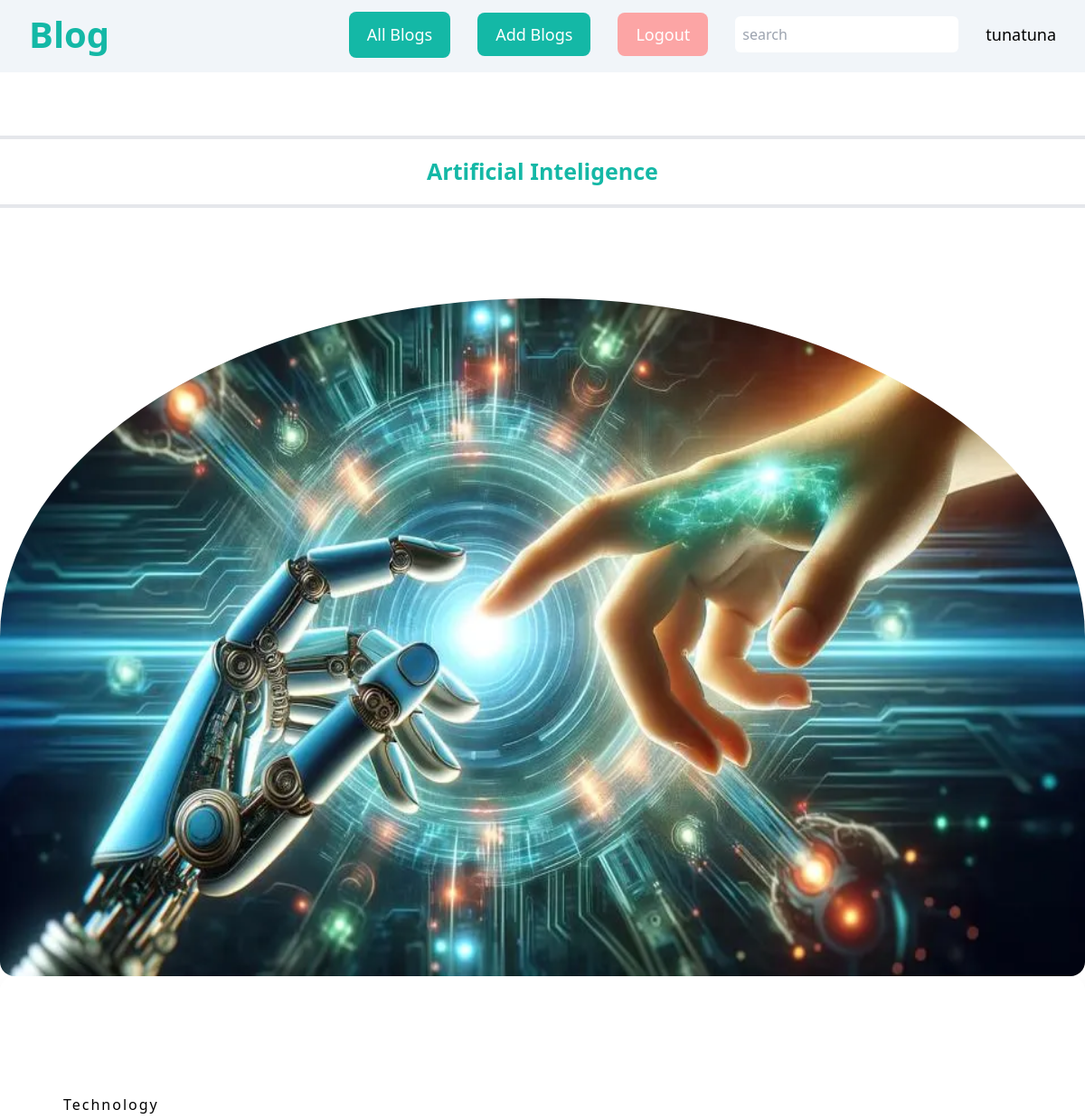
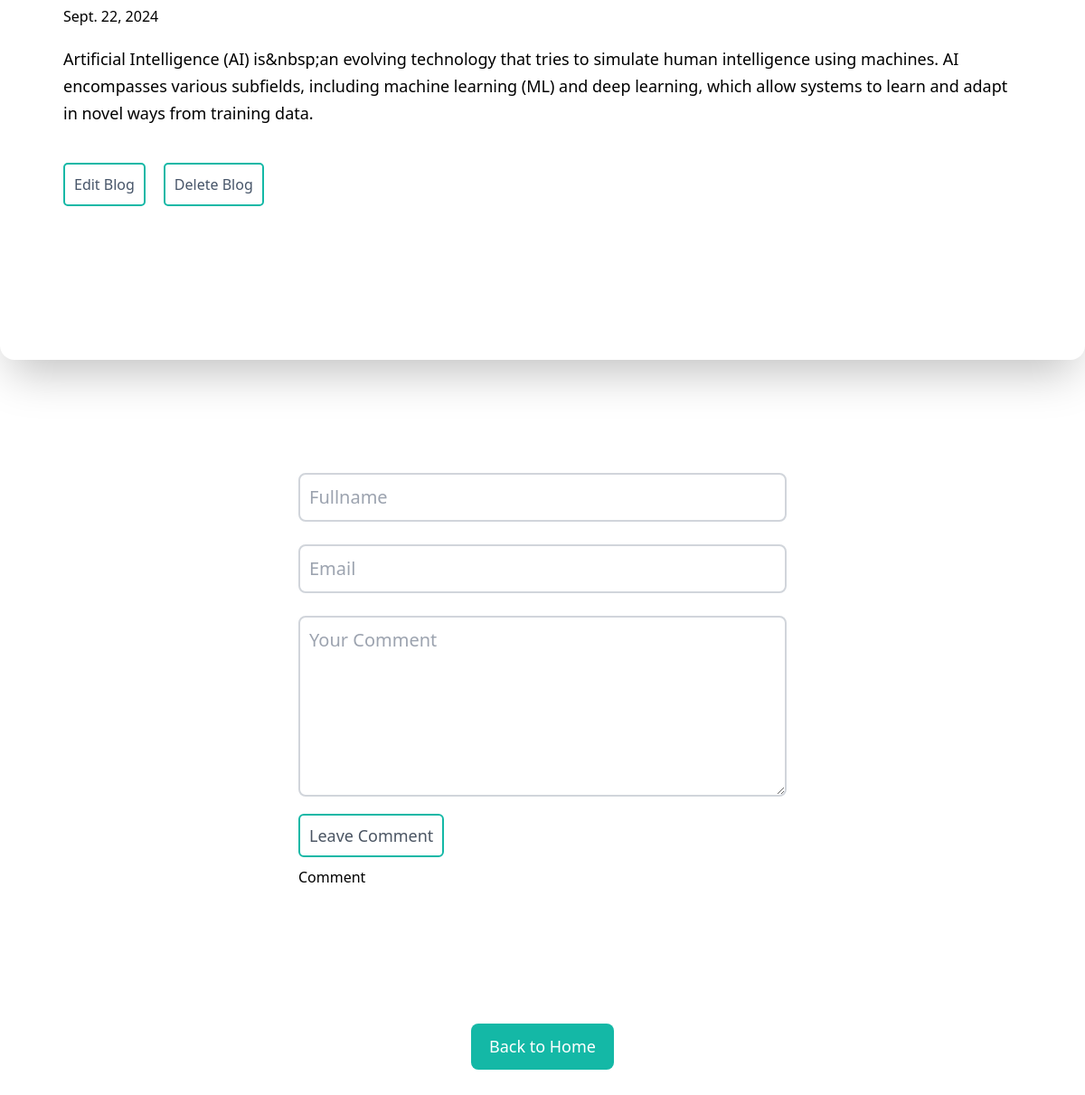
/singleblog/1 (signed in), run on the app's committed database (2 pictures, top to bottom).
### bloggingapi/models.py (models this page shows, shortened)
class Blogging(models.Model):
    title=models.CharField(max_length=200)
    content=models.TextField(default=True,null=True)
    image=models.FileField(upload_to='static/uploads')
    created_at=models.DateField(auto_now_add=True)
    category=models.ForeignKey(Category,on_delete=models.CASCADE,null=True)

class Category(models.Model):
    category_title=models.CharField(max_length=100,unique=True)
    created_at=models.DateTimeField(auto_now_add=True)

### bloggingapi/views.py (the view)
# urls.py: path('singleblog/<int:single_id>',single_blog),
def single_blog(request,single_id):
    single_blog=Blogging.objects.filter(id=single_id)
    context={
        'single_blog':single_blog,
    }
    return render(request,'bloggingapi/single-blog.html',context)

### bloggingapi/templates/bloggingapi/single-blog.html (shortened to what this page needs)
{% extends 'layouts.html'%}    {% block starts%}
{% include 'bloggingapi/navbar.html'%}
{% for single in single_blog %}
<h5 class="font-semibold text-[25px] xl:text-[30px] 2xl:text-[32px] 3xl:text-[35px] 4xl:text-[37px] 5xl:text-[40px] text-teal-500 mt-[150px] mb-[100px] h-[80px] xl:h-[100px] 2xl:h-[120px] 3xl:h-[150px] border-y-4 flex justify-center items-center">
    {{single.title}}
</h5>
<div
  class=""
>
    <img
      src="/{{single.image}}"
      alt="{{single.title}}"
      class="h-[600px] sm:h-[700px] md:h-[750px]  xl:h-[800px] 2xl:h-[850px] 3xl:h-[900px] 4xl:h-[950px] 5xl:h-[1000px] rounded-2xl mx-auto rounded-t-[50%]"
    />
    <div
      class=" shadow-2xl mb-[100px] w-[100%] py-[100px] px-[50px] min-h-[500px] rounded-2xl bg-white"
    >
      <div class="px-[20px] py-[30px]">
        <a
          href=""
          class="tracking-[2px] text-[16px] xl:text-[18px] 2xl:text-[20px] 3xl:text-[22px] 4xl:text-[25px] 5xl:text-[27px]"
          >{{single.category.category_title}}</a
        >
        <p class="mt-[10px] text-[16px] 2xl:text-[18px] 3xl:text-[20px] 4xl:text-[22px] 5xl:text-[25px]">{{single.created_at}}</p>
        <p
          class="font-normal text-[18px] xl:text-[20px] 2xl:text-[22px] 3xl:text-[25px] 4xl:text-[27px] 5xl:text-[30px] leading-[30px] 2xl:leading-[40px] mt-[20px]"
        >
          {{single.content | striptags}}
        </p>
        <div class="my-[40px] flex">
          {% if user.is_authenticated %}
          <a
            href="/"
            class="border-2 border-solid border-teal-500 p-[5px] md:p-[10px]  rounded-[5px] text-slate-600 text-[16px] xl:text-[18px] 2xl:text-[20px] 3xl:text-[22px] 4xl:text-[25px] 5xl:text-[27px] ease-linear duration-75 hover:bg-teal-500 hover:text-white"
            >Edit Blog</a
          >
          <a
            href="/"
            class="border-2 border-solid border-teal-500 p-[5px] md:p-[10px]  rounded-[5px] text-slate-600 text-[16px] xl:text-[18px] 2xl:text-[20px] 3xl:text-[22px] 4xl:text-[25px] 5xl:text-[27px] mx-[20px] ease-linear duration-75 hover:bg-teal-500 hover:text-white"
            >Delete Blog</a
          >
        {% endif %}
        </div>
      </div>
    </div>
  {% endfor %}
</div>
<div class=" mx-auto w-[45%] flex justify-center">
  <form action="" method="post" class="flex flex-col w-[100%]">
    <input type="text" name="fullname" id="fullname" placeholder="Fullname" class="text-[20px] w-[100%] border-2 border-gray-300 rounded-lg outline-none p-[10px] mt-[25px]" required>
    <input type="email" name="email" id="email" placeholder="Email" class="text-[20px] w-[100%] border-2 border-gray-300 rounded-lg outline-none p-[10px] mt-[25px] " required>
     <textarea name="message" id="message" placeholder="Your Comment" class="text-[20px] w-[100%] border-2 border-gray-300 rounded-lg outline-none p-[10px] mt-[25px] h-[200px]" required></textarea>
     <div class="mt-[30px] ">
     <a href="" class="text-[18px] text-gray-600 border-2 p-[10px] border-teal-500 rounded-md ease-linear duration-75 hover:bg-teal-500 hover:text-white">Leave Comment</a>
    </div>
    <div class="mt-[20px]">Comment</div>
  </form>
</div>
<div class="my-[150px] flex justify-center ">
  <a href="/"
  class="bg-teal-500 text-white py-3 px-5  text-[18px] xl:text-[20px] 2xl:text-[25px] 3xl:text-[30px] 4xl:text-[35px] my-auto rounded-lg hover:border-2 ease-linear duration-75 hover:border-teal-500 hover:border-solid hover:bg-white hover:text-teal-500 hover:text-[20px]"
  >Back to Home</a
>
</div>
{% endblock%}

### bloggingapi/templates/bloggingapi/navbar.html (shortened to what this page needs)
{% extends 'layouts.html' %}
{% load static %}
{% block starts %}
<nav class="bg-slate-100 h-20 2xl:h-24 fixed top-0 right-0 left-0 z-10">
  <ul class="flex justify-between mx-8">
    <li class="my-6 md:my-2">
      <a id="logo" onclick="blogLogo()"
        class="text-[25px] md:text-[30px] lg:text-[40px] 2xl:text-[45px] 3xl:text-[50px] 4xl:text-[55px] font-semibold font-sans text-teal-500"
        href="/"
      >
        Blog
      </a>
    </li>
    <div class="flex gap-[30px] items-center">
      {% if user.is_authenticated %}
      <li class="my-6 md:my-3 hidden md:block">
        <a
          href="/allblogs"
          class="bg-teal-500 flex justify-center text-white py-3 px-5 text-[18px] xl:text-[20px] 2xl:text-[25px] 3xl:text-[30px] 4xl:text-[35px] my-auto rounded-lg hover:border-2 ease-linear duration-75 hover:border-teal-500 hover:border-solid hover:bg-white hover:text-teal-500 hover:text-[20px]"
          >All Blogs</a
        >
      </li>
      <li class="my-6 md:my-3 hidden md:block">
        <a
          href="/"
          class="bg-teal-500 text-white py-3 px-5 text-[18px] xl:text-[20px] 2xl:text-[25px] 3xl:text-[30px] 4xl:text-[35px] my-auto rounded-lg hover:border-2 ease-linear duration-75 hover:border-teal-500 hover:border-solid hover:bg-white hover:text-teal-500 hover:text-[20px]"
          >Add Blogs</a
        >
      </li>
      <li class="my-6 md:my-3 hidden md:block" onclick="return confirm('Are you sure you want to logout?')">
        <a
          href="/logout"
          class="w-[120px] md:w-auto bg-red-300 text-white py-3 px-5 text-[18px] xl:text-[20px] 2xl:text-[25px] 3xl:text-[30px] 4xl:text-[35px] my-auto rounded-lg hover:border-2 ease-linear duration-75 hover:border-teal-500 hover:border-solid hover:bg-white hover:text-teal-500 hover:text-[20px]"
          >Logout</a
        >
      </li>
      <form method="get">
        <input class="p-2 rounded-md outline-none" type="text" name="search" id="search" placeholder="search">
      </form>
      <li class="my-6 md:my-3 hidden md:block">
        <a
          href=""
          class="text-[18px] xl:text-[20px] 2xl:text-[25px] 3xl:text-[30px] 4xl:text-[35px] my-auto"
          >{{user.username}}</a
        >
      </li>
      {% endif %}
    </div>
  </ul>
</nav>
{% endblock %}

### data on the page
Blogging: title "Artificial Inteligence", image (picture), category.category_title "Technology", created_at "Sept. 22, 2024", content "Artificial Intelligence (AI) is&nbsp;an evolving technology that tries to simulate human intelligence using machines. AI encompasses various subfields, including machine learning (ML) and deep learning, which allow systems to learn and adapt in novel ways from training data."

### other printed values
{{ user.username }} "tunatuna"
